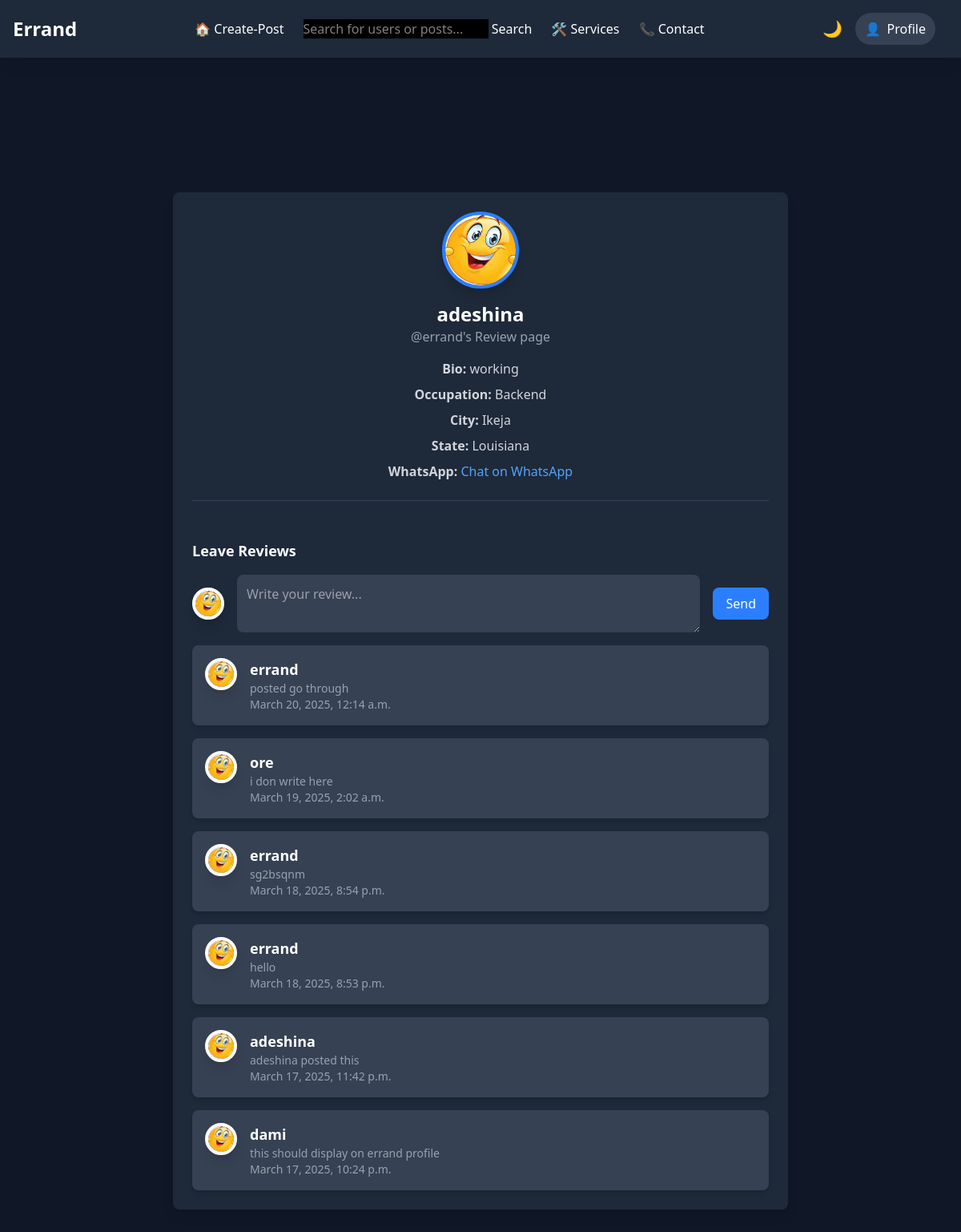
Screenshot of /reviews/errand/ (signed in) with the database file from the repository.
### errandApp/models.py (models this page shows, shortened)
class Profile(models.Model):
    user = models.OneToOneField(User, on_delete=models.CASCADE,related_name='profile')
    image = models.ImageField(upload_to='profile_pics', null=True, blank=True)
    fullname = models.CharField(max_length=50, null=True, blank=True)
    email = models.CharField(max_length=20,unique=True,null=True)
    city = models.CharField(max_length=20, null=True, blank=True)
    state = models.CharField(max_length=20, null=True, blank=True)
    country = models.CharField(max_length=20, null=True, blank=True)
    occupation = models.CharField(max_length=30, null=True, blank=True)
    socials = models.CharField(max_length=100, null=True, blank=True)
    bio = models.TextField(null=True, blank=True)
    created = models.DateTimeField(auto_now_add=True)

class Review(models.Model):
    reviewer = models.ForeignKey(User, on_delete=models.CASCADE, related_name='reviews_given')  # User writing the review
    reviewed_user = models.ForeignKey(User, on_delete=models.CASCADE, related_name='reviews_received')  # User being reviewed
    text = models.TextField()  # Review content
    rating = models.PositiveIntegerField(default=5, choices=[(i, i) for i in range(1, 6)])  # Rating (1-5)
    created_at = models.DateTimeField(auto_now_add=True)  # Timestamp

### errandApp/views.py (the view, shortened to what this page needs)
# urls.py: path('reviews/<str:username>/', views.review_page, name='review_page'),
@login_required
def review_page(request,username):
    reviewed_user = get_object_or_404(User, username=username)
    reviews = Review.objects.filter(reviewed_user=reviewed_user).order_by('-created_at')
    profile = reviewed_user.profile
    return render(request, 'reviews.html', {'user': reviewed_user, 'reviews': reviews,'profile':profile})

### templates/reviews.html (shortened to what this page needs)
{% include 'base.html' %}
{% load static %}
{% block content %}
<div class="bg-gray-900 text-white p-6 flex items-center justify-center min-h-screen">
    <div class="max-w-3xl w-full bg-gray-800 p-6 rounded-lg shadow-lg">
        <div class="flex flex-col items-center">
            <div class="w-24 h-24 rounded-full overflow-hidden border-4 border-blue-500 shadow-lg">
                {%  if profile.image and profile.image.url != '/media/default.jpg'  %}
                <img src="{{ profile.image.url }}" alt="Profile Picture" class="w-full h-full object-cover">
                {% else %}
                <img src="{% static 'image/smile.jpeg' %}" alt="Profile Picture" class="w-full h-full object-cover">
                {% endif %}
            </div>
            <h1 class="text-2xl font-bold mt-4">{{ profile.fullname }}</h1>
            <p class="text-gray-400">@{{ profile.user.username }}'s Review page</p>
            <div class="mt-4 space-y-2 text-center">
                <p class="text-gray-300"> <span class="font-semibold">Bio:</span> {{ profile.bio }}</p>
                <p class="text-gray-300"> <span class="font-semibold">Occupation:</span> {{ profile.occupation}}</p>
                <p class="text-gray-300"> <span class="font-semibold">City:</span> {{ profile.city }}</p>
                <p class="text-gray-300"> <span class="font-semibold">State:</span> {{ profile.state }}</p>
                <p class="text-gray-300"> <span class="font-semibold">WhatsApp:</span>
                    <a href="{{ profile.socials }}" target="_blank" class="text-blue-400 hover:underline">Chat on WhatsApp</a>
                </p>
            </div>
        </div>
        <hr class="my-6 border-gray-700">
        {% if request.user %}
        {% if reviewed_user  != request.user %}
        <div class="flex items-center space-x-3 mb-4">
            <div class="mt-6 w-full">
                <h2 class="text-lg font-semibold">Leave Reviews</h2>
                <form method="POST" action="{% url 'review_page' user.username %}"  class="flex items-center space-x-4 mt-4">
                    {% if request.profile.image and profile.image.url != '/media/default.jpg' %}
                    <img src="{{ request.user.profile.image.url }}" alt="User" class="w-12 h-12 rounded-full">
                    {% else %}
                    <img src="{% static 'image/smile.jpeg' %}" alt="Default Profile Image" class="w-10 h-10 rounded-full object-cover border-4 border-white shadow-lg">
                    {% endif %}
                    <textarea id="text" name="text" required
                        class="w-full bg-gray-700 text-white p-3 rounded-lg focus:outline-none"
                        placeholder="Write your review..."></textarea>
                    <button class="bg-blue-500 px-4 py-2 rounded-lg hover:bg-blue-600">Send</button>
                </form>
            </div>
        </div>
        {% endif%}
        {% endif %}
        {% for review in reviews %}
        <div id="posts-section" class="grid gap-4">
            <div class="bg-gray-700 p-4 rounded-lg shadow-md flex space-x-4 ">
                {% if review.reviewer.profile.image and profile.image.url != '/media/default.jpg' %}
                <img src="{{ review.reviewer.profile.image.url }}" alt="Post Image" class="w-10 h-10 rounded-full">
                {% else %}
                <img src="{% static 'image/smile.jpeg' %}" alt="Default Profile Image" class="w-10 h-10 rounded-full object-cover border-4 border-white shadow-lg">
                {% endif %}
                <div>
                    <h2 class="text-lg font-bold">{{ review.reviewer.username }}</h2>
                    <p class="text-gray-400 text-sm">{{ review.text }}</p>
                    <p class="text-gray-400 text-sm">{{ review.created_at }}</p>
                </div>
            </div>
        {% endfor %}
</div>
{% endblock %}

### rows the page displays
Profile: fullname "adeshina", user.username "errand", bio "working", occupation "Backend", city "Ikeja", state "Louisiana"
Review: reviewer.username "errand", text "posted go through", created_at "March 20, 2025, 12:14 a.m."
Review: reviewer.username "ore", text "i don write here", created_at "March 19, 2025, 2:02 a.m."
Review: reviewer.username "errand", text "sg2bsqnm", created_at "March 18, 2025, 8:54 p.m."
Review: reviewer.username "errand", text "hello", created_at "March 18, 2025, 8:53 p.m."
Review: reviewer.username "adeshina", text "adeshina posted this", created_at "March 17, 2025, 11:42 p.m."
Review: reviewer.username "dami", text "this should display on errand profile", created_at "March 17, 2025, 10:24 p.m."
